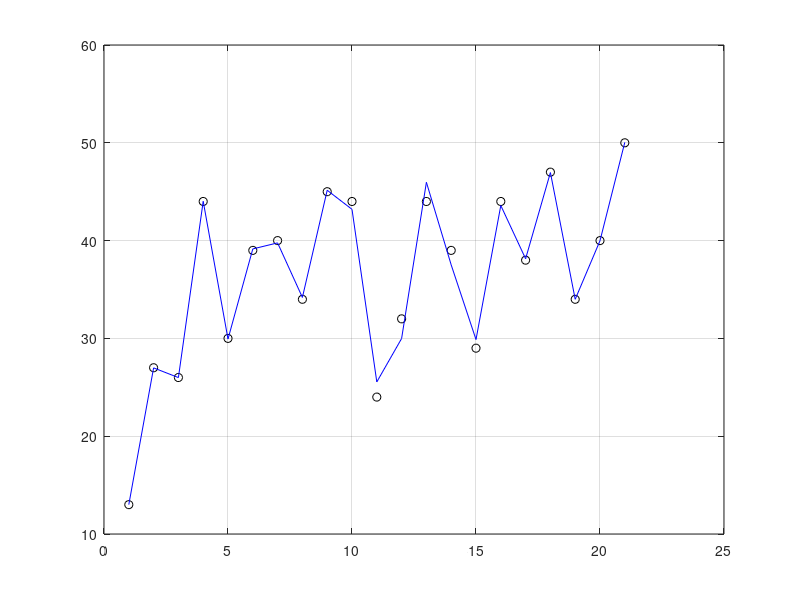
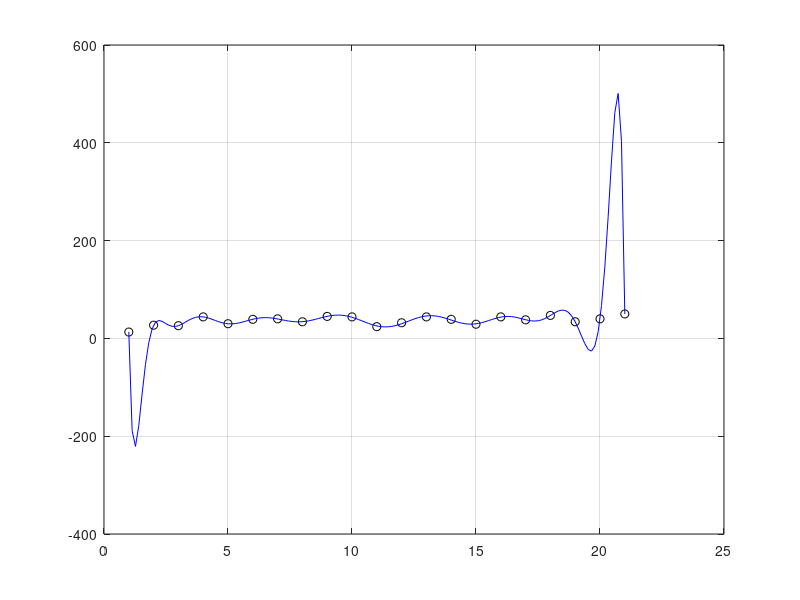

Reproduce these figures in MATLAB, in order.
clear all; close all; clc;

M = 18;
ti = [1:21];
Hi = [13 27 26 44 30 39 40 34 45 44 24 32 44 39 29 44 38 47 34 40 50];

% Find coefficients in polynomial form
p = polyfit(ti,Hi,M);
H = polyval(p,ti);
figure
plot(ti,Hi,'ok')
hold on; grid on;
plot(ti,H,'-b')

% Use these coefficients with other datas rather than xi
ti_new = linspace(1,21,150);
H_new = polyval(p,ti_new);
figure
plot(ti,Hi,'ok')
hold on; grid on;
plot(ti_new,H_new,'-b')
